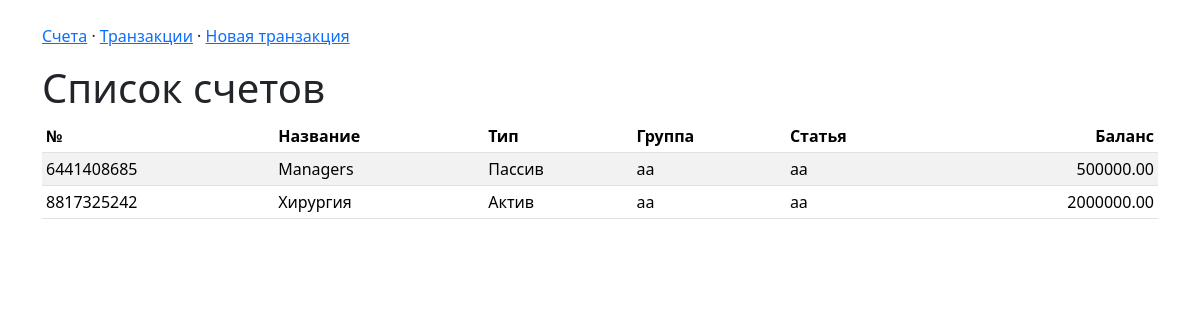
Screenshot of /accounts/ with the database file from the repository.
### ledger/models.py (models this page shows, shortened)
class Account(models.Model):
    number = models.CharField(max_length=10, unique=True, default=gen_account_number)
    name = models.CharField(max_length=255)
    type = models.CharField(max_length=16, choices=AccountType.choices)
    group = models.ForeignKey(BalanceGroup, on_delete=models.PROTECT, related_name="accounts")
    balance = models.DecimalField(max_digits=18, decimal_places=2, default=Decimal("0.00"))
    class Meta:
        verbose_name = "Счёт"
        verbose_name_plural = "Счета"
        ordering = ("number",)

class BalanceGroup(models.Model):
    article = models.ForeignKey(BalanceArticle, on_delete=models.PROTECT, related_name="groups")
    name = models.CharField(max_length=255)
    class Meta:
        verbose_name = "Балансовая группа"
        verbose_name_plural = "Балансовые группы"
        unique_together = ("article", "name")

class BalanceArticle(models.Model):
    name = models.CharField(max_length=255, unique=True)
    class Meta:
        verbose_name = "Статья баланса"
        verbose_name_plural = "Статьи баланса"

### ledger/views.py (the view)
# urls.py: path("accounts/", AccountListView.as_view(), name="accounts"),
class AccountListView(View):
    def get(self, request):
        accounts = Account.objects.select_related("group", "group__article").order_by("number")
        return render(request, "ledger/account_list.html", {"accounts": accounts})

### ledger/templates/ledger/account_list.html
{% extends "ledger/base.html" %}
{% block content %}
<h1>Список счетов</h1>
<table class="table table-sm table-striped">
  <thead><tr><th>№</th><th>Название</th><th>Тип</th><th>Группа</th><th>Статья</th><th class="text-end">Баланс</th></tr></thead>
  <tbody>
  {% for a in accounts %}
    <tr>
      <td>{{ a.number }}</td>
      <td>{{ a.name }}</td>
      <td>{{ a.get_type_display }}</td>
      <td>{{ a.group.name }}</td>
      <td>{{ a.group.article.name }}</td>
      <td class="text-end">{{ a.balance }}</td>
    </tr>
  {% endfor %}
  </tbody>
</table>
{% endblock %}

### rows the page displays
Account: number "6441408685", name "Managers", type "Пассив", group.name "aa", group.article.name "aa", balance "500000.00"
Account: number "8817325242", name "Хирургия", type "Актив", group.name "aa", group.article.name "aa", balance "2000000.00"
